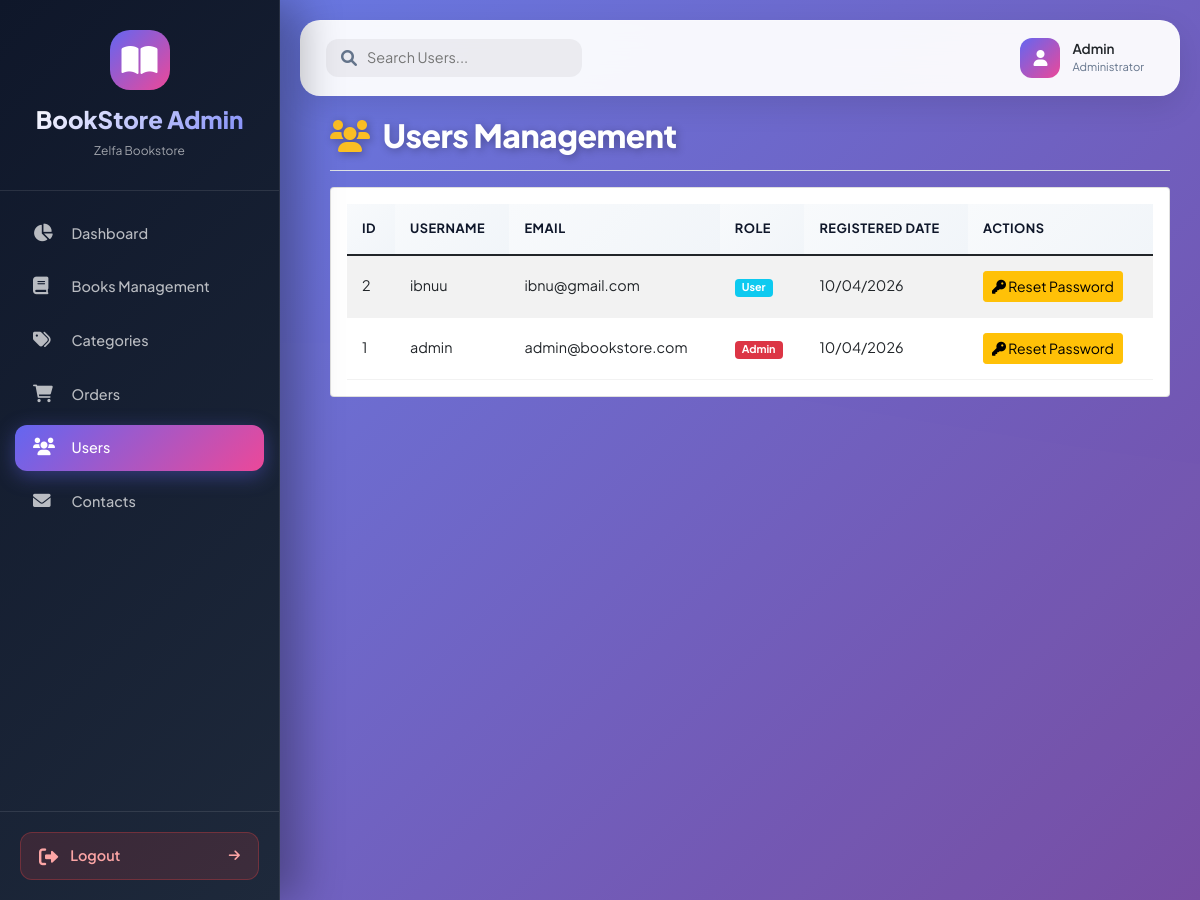
Page /admin?page=users (signed in) on the committed database.
### tables this page shows
CREATE TABLE IF NOT EXISTS `users` (
  `id_user` int NOT NULL AUTO_INCREMENT,
  `username` varchar(50) NOT NULL,
  `email` varchar(100) DEFAULT NULL,
  `no_telepon` varchar(20) DEFAULT NULL,
  `alamat` text,
  `phone` varchar(20) DEFAULT NULL,
  `address` text,
  `password` varchar(255) NOT NULL,
  `nama_lengkap` varchar(100) NOT NULL,
  `role` enum('admin','user') NOT NULL DEFAULT 'user',
  `created_at` timestamp NOT NULL DEFAULT CURRENT_TIMESTAMP,
  `updated_at` timestamp NOT NULL DEFAULT CURRENT_TIMESTAMP,
  `foto_profil` varchar(255) DEFAULT NULL,
  PRIMARY KEY (`id_user`)
);

### admin/pages/users/index.php (the view, shortened to what this page needs)
<?php
$stmt = $pdo->query("SELECT * FROM users ORDER BY created_at DESC");
$users = $stmt->fetchAll();
?>
<div class="d-flex justify-content-between flex-wrap flex-md-nowrap align-items-center pt-3 pb-2 mb-3 border-bottom">
    <h1 class="h2" style="color: #ffffff; font-weight: 800; font-family: 'Plus Jakarta Sans', sans-serif; text-shadow: 2px 2px 8px rgba(0,0,0,0.3); letter-spacing: -0.5px;">
        <i class="fas fa-users me-2" style="color: #fbbf24;"></i> Users Management
    </h1>
</div>
<div class="card">
    <div class="card-body">
        <div class="table-responsive">
            <table class="table table-striped" id="usersTable">
                <thead>
                    <tr>
                        <th>ID</th>
                        <th>Username</th>
                        <th>Email</th>
                        <th>Role</th>
                        <th>Registered Date</th>
                        <th>Actions</th>
                    </tr>
                </thead>
                <tbody>
                    <?php foreach ($users as $user): ?>
                    <tr>
                        <td><?php echo $user['id_user']; ?></td>
                        <td><?php echo htmlspecialchars($user['username']); ?></td>
                        <td><?php echo htmlspecialchars($user['email']); ?></td>
                        <td>
                            <span class="badge bg-<?php echo $user['role'] == 'admin' ? 'danger' : 'info'; ?>">
                                <?php echo ucfirst($user['role']); ?>
                            </span>
                        </td>
                        <td><?php echo date('d/m/Y', strtotime($user['created_at'])); ?></td>
                        <td>
                            <button class="btn btn-sm btn-warning" data-bs-toggle="modal" data-bs-target="#resetPasswordModal<?php echo $user['id_user']; ?>">
                                <i class="fas fa-key"></i> Reset Password
                            </button>
                        </td>
                    </tr>
                    <?php endforeach; ?>
                </tbody>
            </table>
        </div>
    </div>
</div>
<link rel="stylesheet" href="https://cdn.datatables.net/1.11.5/css/dataTables.bootstrap5.min.css">

### admin/index.php (style rules this page uses)
:root { --primary: #6366f1; --primary-dark: #4f46e5; --primary-light: #818cf8; --secondary: #ec4899; --success: #10b981; --danger: #ef4444; --warning: #f59e0b; --info: #3b82f6; --dark: #0f172a; --darker: #020617; --light: #f1f5f9; --gray: #64748b; --card-bg: rgba(255, 255, 255, 0.98); --sidebar-bg: linear-gradient(135deg, #0f172a 0%, #1e293b 100%); }
* { margin: 0; padding: 0; box-sizing: border-box; }
body { font-family: 'Plus Jakarta Sans', sans-serif; background: linear-gradient(135deg, #667eea 0%, #764ba2 100%); background-attachment: fixed; min-height: 100vh; position: relative; }
body::before { content: ''; position: fixed; top: 0; left: 0; width: 100%; height: 100%; background-size: cover; opacity: 0.3; pointer-events: none; z-index: 0; }
.table { margin-bottom: 0; }
.table thead th { background: linear-gradient(135deg, #f8fafc, #f1f5f9); color: var(--dark); font-weight: 700; padding: 15px; border: none; font-size: 0.8rem; text-transform: uppercase; letter-spacing: 0.5px; }
.table tbody tr { transition: all 0.3s; border-bottom: 1px solid rgba(0, 0, 0, 0.05); }
.table tbody td { padding: 15px; vertical-align: middle; font-size: 0.9rem; }

### rows in the picture
users: id_user "2", username "ibnuu", email "ibnu@gmail.com", role "User", created_at "10/04/2026"
users: id_user "1", username "admin", email "admin@bookstore.com", role "Admin", created_at "10/04/2026"
